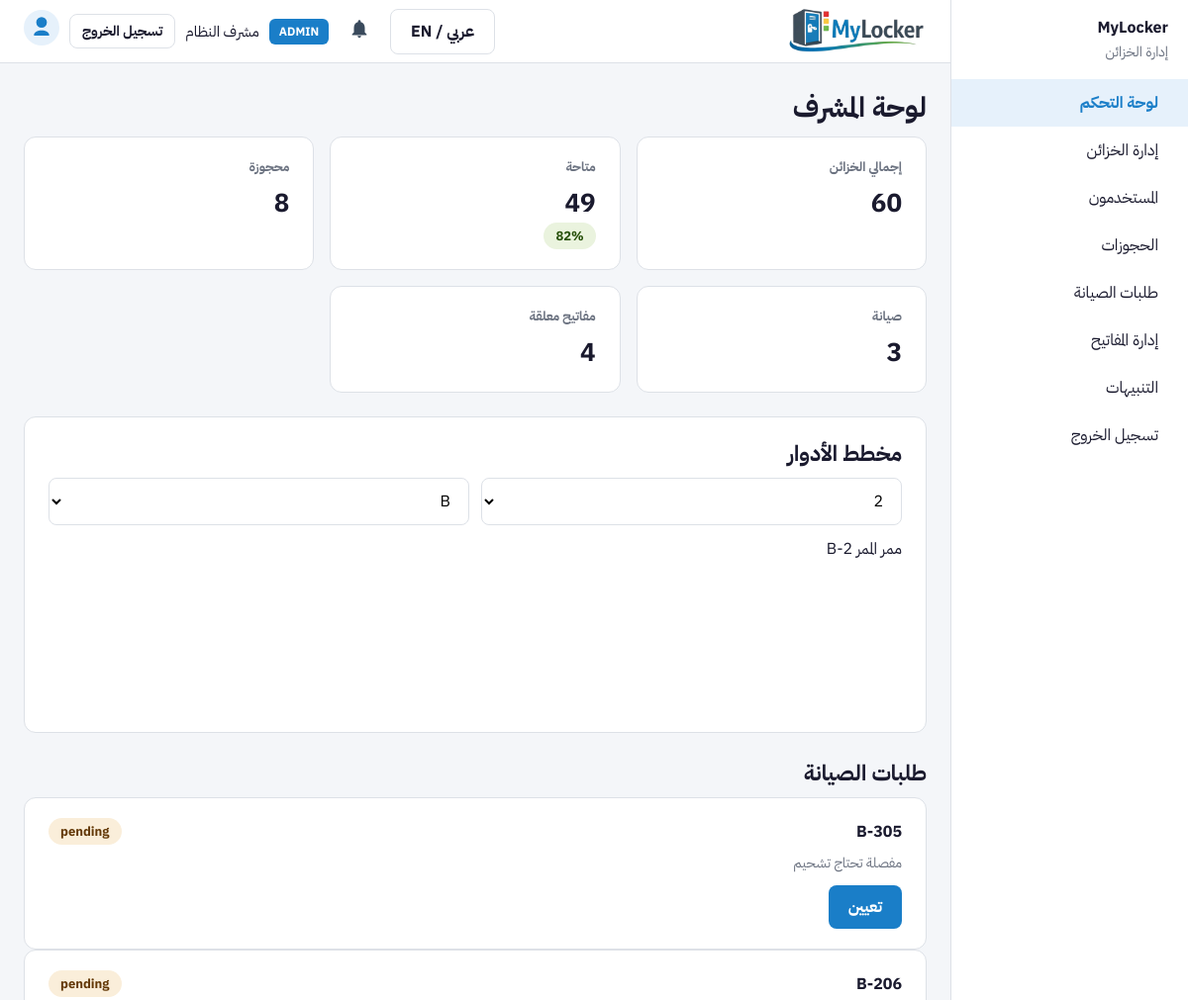
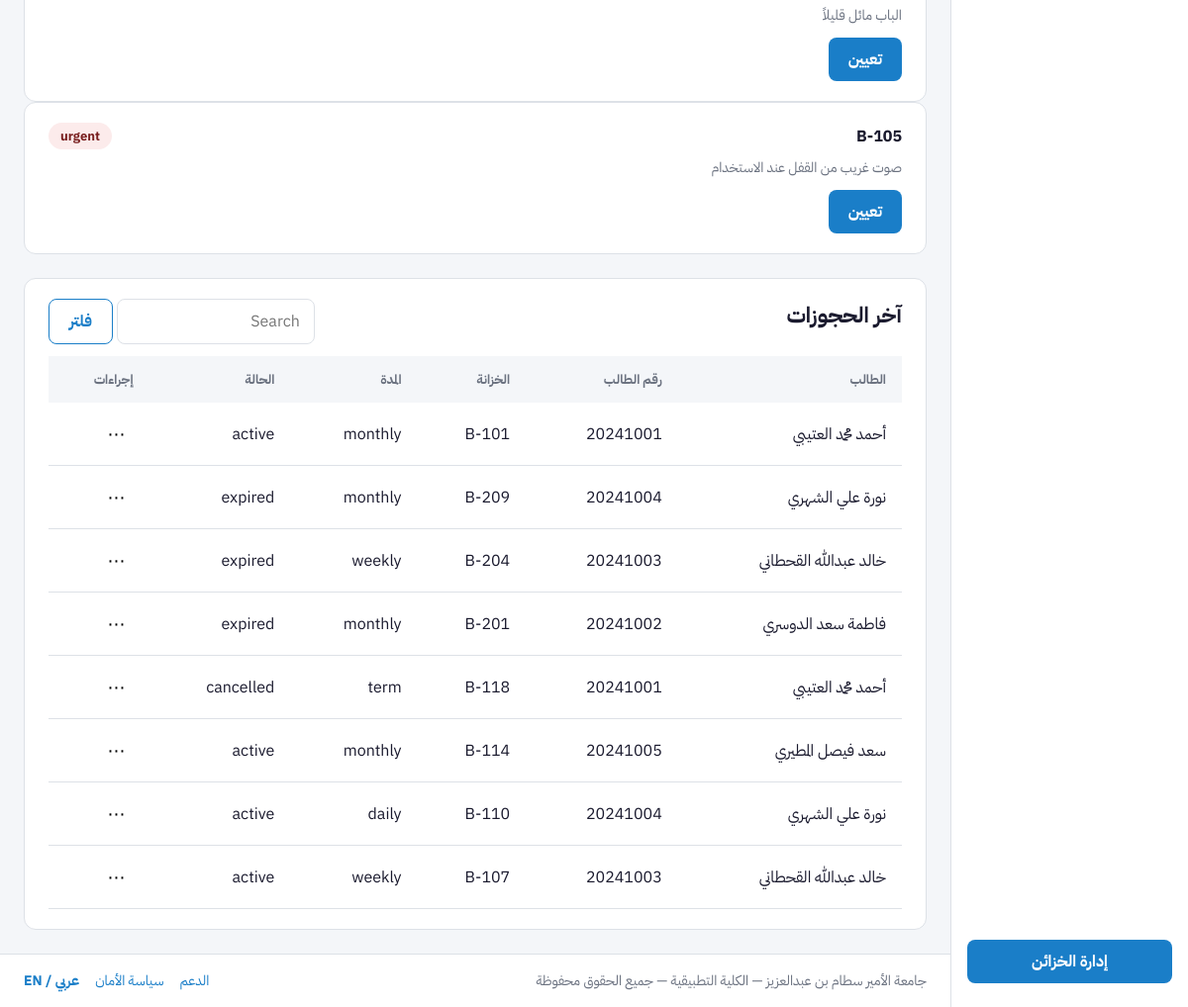
Page /admin/dashboard.php (signed in) on the committed database (2 pictures, top to bottom).
### tables this page shows
CREATE TABLE maintenance (
    maintenance_id  INT AUTO_INCREMENT PRIMARY KEY,
    locker_id       INT NOT NULL,
    feedback_id     VARCHAR(20) DEFAULT NULL,
    issue_category  ENUM('broken_lock','damaged_door','dirty','hinge','other') NOT NULL,
    description     TEXT NOT NULL,
    photo_path      VARCHAR(255) DEFAULT NULL,
    priority        ENUM('urgent','normal','low') DEFAULT 'normal',
    assigned_to     INT DEFAULT NULL,
    status          ENUM('pending','in_progress','resolved') DEFAULT 'pending',
    scheduled_date  DATE DEFAULT NULL,
    completed_date  DATE DEFAULT NULL,
    created_at      DATETIME DEFAULT CURRENT_TIMESTAMP,
    FOREIGN KEY (locker_id) REFERENCES lockers(locker_id),
    FOREIGN KEY (feedback_id) REFERENCES feedback(feedback_id),
    FOREIGN KEY (assigned_to) REFERENCES users(user_id)
);

CREATE TABLE lockers (
    locker_id     INT AUTO_INCREMENT PRIMARY KEY,
    locker_number VARCHAR(20) UNIQUE NOT NULL,
    floor_level   VARCHAR(10) NOT NULL,
    zone          VARCHAR(10) NOT NULL,
    size          ENUM('small','medium','large') DEFAULT 'medium',
    status        ENUM('available','booked','maintenance') DEFAULT 'available',
    location_desc VARCHAR(200),
    last_updated  DATETIME DEFAULT CURRENT_TIMESTAMP ON UPDATE CURRENT_TIMESTAMP
);

CREATE TABLE reservations (
    reservation_id VARCHAR(20) PRIMARY KEY,
    user_id        INT NOT NULL,
    locker_id      INT NOT NULL,
    duration_type  ENUM('daily','weekly','monthly','term') NOT NULL,
    start_date     DATE NOT NULL,
    end_date       DATE NOT NULL,
    status         ENUM('active','expired','cancelled') DEFAULT 'active',
    created_at     DATETIME DEFAULT CURRENT_TIMESTAMP,
    FOREIGN KEY (user_id) REFERENCES users(user_id),
    FOREIGN KEY (locker_id) REFERENCES lockers(locker_id)
);

CREATE TABLE users (
    user_id       INT AUTO_INCREMENT PRIMARY KEY,
    student_id    VARCHAR(20) UNIQUE NOT NULL,
    full_name     VARCHAR(100) NOT NULL,
    email         VARCHAR(150) UNIQUE NOT NULL,
    password_hash VARCHAR(255) NOT NULL,
    phone         VARCHAR(20),
    role          ENUM('student', 'admin') DEFAULT 'student',
    avatar        VARCHAR(255) DEFAULT NULL,
    created_at    DATETIME DEFAULT CURRENT_TIMESTAMP,
    last_login    DATETIME DEFAULT NULL
);

### includes/functions.php (called while the page is built, shortened)
<?php
function h(?string $s): string
{
    return htmlspecialchars((string) $s, ENT_QUOTES | ENT_HTML5, 'UTF-8');
}
?>

### admin/dashboard.php (the view, shortened to what this page needs)
<?php
require_once __DIR__ . '/../includes/auth_check.php';
$total = (int) $pdo->query('SELECT COUNT(*) FROM lockers')->fetchColumn();
$avail = (int) $pdo->query("SELECT COUNT(*) FROM lockers WHERE status = 'available'")->fetchColumn();
$booked = (int) $pdo->query("SELECT COUNT(*) FROM lockers WHERE status = 'booked'")->fetchColumn();
$maint = (int) $pdo->query("SELECT COUNT(*) FROM lockers WHERE status = 'maintenance'")->fetchColumn();
$pendingKeys = (int) $pdo->query(
    "SELECT COUNT(*) FROM key_returns kr JOIN reservations r ON r.reservation_id = kr.reservation_id WHERE kr.is_returned = 0 AND r.status = 'active'"
)->fetchColumn();
$pct = $total > 0 ? round(($avail / $total) * 100) : 0;
$recent = $pdo->query(
    "SELECT r.*, u.full_name, u.student_id, l.locker_number FROM reservations r
     JOIN users u ON u.user_id = r.user_id
     JOIN lockers l ON l.locker_id = r.locker_id
     ORDER BY r.created_at DESC LIMIT 8"
)->fetchAll();
$maintRows = $pdo->query(
    "SELECT m.*, l.locker_number FROM maintenance m JOIN lockers l ON l.locker_id = m.locker_id WHERE m.status IN ('pending','in_progress') ORDER BY m.priority DESC, m.created_at DESC LIMIT 5"
)->fetchAll();
?>
<!DOCTYPE html>
<html lang="ar" dir="rtl">
<head>
    <link rel="stylesheet" href="<?php echo h(BASE_PATH); ?>/assets/css/global.css">
    <link rel="stylesheet" href="<?php echo h(BASE_PATH); ?>/assets/css/admin.css">
</head>
<body>
<div class="app-shell">
    <?php require __DIR__ . '/../includes/sidebar.php'; ?>
    <div class="app-main">
        <?php require __DIR__ . '/../includes/header.php'; ?>
        <main class="main-content">
            <h1 data-i18n="admin_dash">لوحة المشرف</h1>
            <div class="admin-stats" id="adminStats">
                <div class="card">
                    <h3 data-i18n="stat_total_lockers">إجمالي الخزائن</h3>
                    <div class="big-num"><?php echo (int) $total; ?></div>
                </div>
                <div class="card">
                    <h3 data-i18n="stat_available">متاحة</h3>
                    <div class="big-num"><?php echo (int) $avail; ?></div>
                    <span class="badge badge--success"><?php echo (int) $pct; ?>%</span>
                </div>
                <div class="card">
                    <h3 data-i18n="stat_booked">محجوزة</h3>
                    <div class="big-num"><?php echo (int) $booked; ?></div>
                </div>
                <div class="card">
                    <h3 data-i18n="stat_maint">صيانة</h3>
                    <div class="big-num"><?php echo (int) $maint; ?></div>
                </div>
                <div class="card">
                    <h3 data-i18n="stat_keys_pending">مفاتيح معلقة</h3>
                    <div class="big-num"><?php echo (int) $pendingKeys; ?></div>
                </div>
            </div>
            <div class="admin-floor">
                <div class="card floor-plan-card">
                    <h2 data-i18n="floor_plan">مخطط الأدوار</h2>
                    <div style="display:flex;gap:12px;margin-bottom:12px;">
                        <select class="input" id="admFloor">
                            <option value="2" selected>2</option>
                        </select>
                        <select class="input" id="admZone">
                            <option value="B">B</option>
                        </select>
                    </div>
                    <div class="aisle-gap" data-i18n="aisle_label">Aisle Corridor B-2</div>
                </div>
                <aside>
                    <h2 data-i18n="maintenance_requests">صيانة</h2>
                    <?php foreach ($maintRows as $mr): ?>
                    <div class="card maint-card">
                        <div class="maint-card__head">
                            <strong><?php echo h($mr['locker_number']); ?></strong>
                            <?php if ($mr['priority'] === 'urgent'): ?>
                            <span class="badge badge--danger">urgent</span>
                            <?php else: ?>
                            <span class="badge badge--warning">pending</span>
                            <?php endif; ?>
                        </div>
                        <p><?php echo h(mb_substr($mr['description'], 0, 120)); ?></p>
                        <button type="button" class="btn btn--primary btn-assign" data-id="<?php echo (int) $mr['maintenance_id']; ?>" data-i18n="assign">Assign</button>
                    </div>
                    <?php endforeach; ?>
                </aside>
            </div>
            <div class="card" style="margin-top:24px;">
                <div class="table-toolbar">
                    <h2 data-i18n="recent_res">آخر الحجوزات</h2>
                    <div>
                        <input type="search" class="input" placeholder="Search" style="max-width:200px;">
                        <button type="button" class="btn btn--secondary" data-i18n="filter">فلتر</button>
                    </div>
                </div>
                <div class="table-wrap">
                    <table class="data-table">
                        <thead>
                            <tr>
                                <th data-i18n="student">الطالب</th>
                                <th data-i18n="student_id">الهوية</th>
                                <th data-i18n="col_locker">الخزانة</th>
                                <th data-i18n="col_duration">المدة</th>
                                <th data-i18n="filter_status">الحالة</th>
                                <th data-i18n="col_actions">إجراءات</th>
                            </tr>
                        </thead>
                        <tbody>
                            <?php foreach ($recent as $r): ?>
                            <tr>
                                <td><?php echo h($r['full_name']); ?></td>
                                <td><?php echo h($r['student_id']); ?></td>
                                <td><?php echo h($r['locker_number']); ?></td>
                                <td><?php echo h($r['duration_type']); ?></td>
                                <td><?php echo h($r['status']); ?></td>
                                <td>
                                    <div class="dropdown-menu">
                                        <button type="button" class="dropdown-menu__btn" aria-expanded="false">⋯</button>
                                    </div>
                                </td>
                            </tr>
                            <?php endforeach; ?>
                        </tbody>
                    </table>
                </div>
            </div>
        </main>
        <?php require __DIR__ . '/../includes/footer.php'; ?>
    </div>
</div>
</body>
</html>

### rows in the picture
maintenance: locker.locker_number "B-305", priority "pending", description "مفصلة تحتاج تشحيم"
maintenance: locker.locker_number "B-206", priority "pending", description "الباب مائل قليلاً"
maintenance: locker.locker_number "B-105", priority "urgent", description "صوت غريب من القفل عند الاستخدام"
reservations: user.full_name "أحمد محمد العتيبي", user.student_id "20241001", locker.locker_number "B-101", duration_type "monthly", status "active"
reservations: user.full_name "نورة علي الشهري", user.student_id "20241004", locker.locker_number "B-209", duration_type "monthly", status "expired"
reservations: user.full_name "خالد عبدالله القحطاني", user.student_id "20241003", locker.locker_number "B-204", duration_type "weekly", status "expired"
reservations: user.full_name "فاطمة سعد الدوسري", user.student_id "20241002", locker.locker_number "B-201", duration_type "monthly", status "expired"
reservations: user.full_name "أحمد محمد العتيبي", user.student_id "20241001", locker.locker_number "B-118", duration_type "term", status "cancelled"
reservations: user.full_name "سعد فيصل المطيري", user.student_id "20241005", locker.locker_number "B-114", duration_type "monthly", status "active"
reservations: user.full_name "نورة علي الشهري", user.student_id "20241004", locker.locker_number "B-110", duration_type "daily", status "active"
reservations: user.full_name "خالد عبدالله القحطاني", user.student_id "20241003", locker.locker_number "B-107", duration_type "weekly", status "active"

### other values in the picture
$uname "مشرف النظام"
$total "60"
$avail "49"
$pct "82"
$booked "8"
$maint "3"
$pendingKeys "4"
